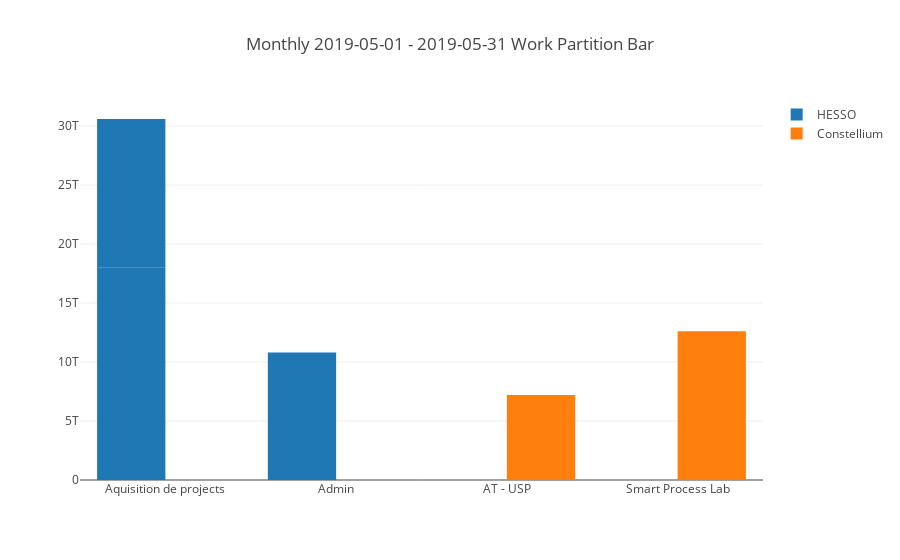

Source (notebook cell):
### Markdown cell above
#### Working Hours Bar Chart

### Code cell
title = "Monthly {} - {} Work Partition Bar".format(monthlystartdate.strftime('%Y-%m-%d'), monthlyenddate.strftime('%Y-%m-%d'))
clientDfs[0]['duration'] = clientDfs[0]['duration'].apply(lambda x: pd.to_timedelta(x, unit='h'))
labels = clientDfs[0]['project']
values = clientDfs[0]['duration']
trace1 = go.Bar(name=uniqueEntries[0],
                x=labels,
                y=values
                #hoverinfo='label+percent+value'
                #domain=dict(x=[0,0.5])
               )

labels = clientDfs[1]['project']
values = clientDfs[1]['duration']
trace2 = go.Bar(name=uniqueEntries[1],
                x=labels,
                y=values
                #hoverinfo='label+percent+value',
                #domain=dict(x=[0.5,1])
               )

layout = go.Layout(title=title,
                   #annotations=[ann1,ann2],
                   # Hide legend if you want
                   #showlegend=False
                   )

data = [trace1, trace2]
# Create fig with data and layout
fig = go.Figure(data=data, layout=layout)

graphFilename = outputDir + title + '.html'
plot_figure(graphFilename, fig)

### Figure 1 — Plotly figure (JSON) as saved in the notebook; plotly's stock layout.template omitted (floating-point values rounded to 4 significant figures)
{"data": [{"name": "HESSO", "type": "bar", "uid": "5ac09635-0e67-41af-9565-9ac6b650b318", "x": ["Aquisition de projects", "Aquisition de projects", "Admin"], "y": [18000000000000, 12600000000000, 10800000000000]}, {"name": "Constellium", "type": "bar", "uid": "a06a6c9c-cbaa-4fd0-bd38-80e125e24889", "x": ["AT - USP", "Smart Process Lab"], "y": [7200000000000, 12600000000000]}], "layout": {"autosize": true, "title": {"text": "Monthly 2019-05-01 - 2019-05-31 Work Partition Bar"}, "xaxis": {"autorange": true, "range": [-0.5, 3.5], "type": "category"}, "yaxis": {"autorange": true, "range": [0, 32210000000000.0], "type": "linear"}}}
